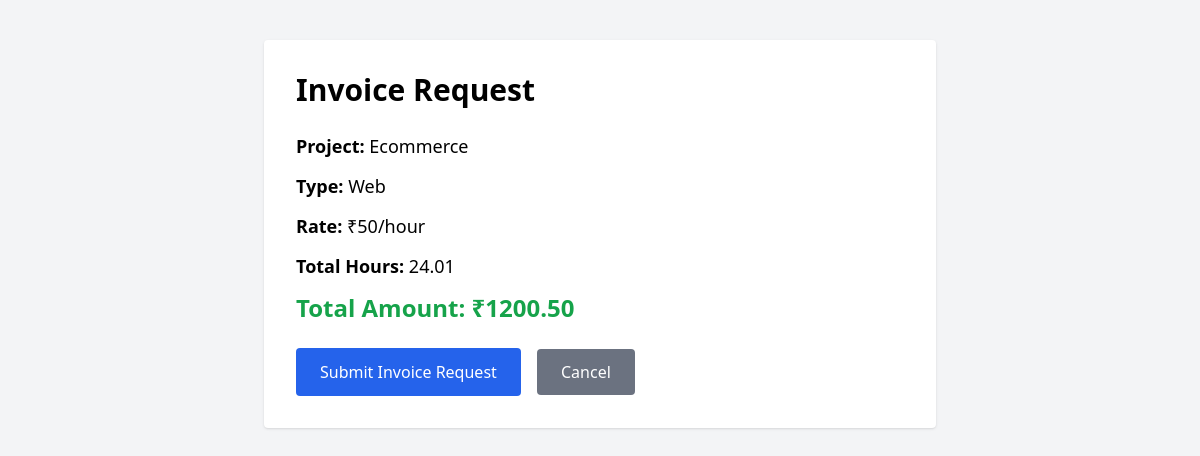
Screenshot of /invoice_request/1 (signed in) with the database file from the repository.
### tables this page shows
CREATE TABLE projects(
        id INTEGER PRIMARY KEY AUTOINCREMENT,
        name TEXT,
        type TEXT,
        rate INTEGER,
        status TEXT,
        user_id INTEGER
    , created_at TIMESTAMP, deadline TEXT, description TEXT);

### app.py (the view, shortened to what this page needs)
@app.route("/invoice_request/<int:project_id>", methods=["GET", "POST"])
@freelancer_required
def invoice_request(project_id):
    user_id = session["user_id"]
    conn = get_db_connection()
    project = conn.execute(
        "SELECT * FROM projects WHERE id=? AND user_id=?",
        (project_id, user_id)
    ).fetchone()
    if not project:
        close_db_connection(conn)
        return "Project not found", 404
    total_hours_result = conn.execute(
        "SELECT IFNULL(SUM(hours), 0) as total FROM time_logs WHERE project_id=? AND user_id=?",
        (project_id, user_id)
    ).fetchone()
    total_hours = float(total_hours_result["total"] or 0)
    total_amount = total_hours * float(project["rate"])
    close_db_connection(conn)
    return render_template(
        "invoice_request.html",
        project=project,
        hours=total_hours,
        total=total_amount
    )

### app.py (called while the page is built)
def freelancer_required(f):
    @wraps(f)
    def decorated_function(*args, **kwargs):
        if "user_id" not in session:
            return redirect("/login")
        if session.get("role") != "freelancer":
            return "Access Denied", 403
        return f(*args, **kwargs)
    return decorated_function

### database.py (called while the page is built)
def get_db_connection():
    conn = sqlite3.connect(DATABASE_PATH)
    conn.row_factory = sqlite3.Row
    return conn

def close_db_connection(conn):
    if conn:
        conn.close()

### templates/invoice_request.html (shortened to what this page needs)
<!DOCTYPE html>
<html>
<head>
    <script src="https://cdn.tailwindcss.com"></script>
</head>
<body class="bg-gray-100 p-10">
<div class="max-w-2xl mx-auto bg-white p-8 rounded shadow">
    <h1 class="text-3xl font-bold mb-6">
        Invoice Request
    </h1>
    <div class="space-y-3 text-lg mb-6">
        <p><strong>Project:</strong> {{ project.name }}</p>
        <p><strong>Type:</strong> {{ project.type }}</p>
        <p><strong>Rate:</strong> ₹{{ project.rate }}/hour</p>
        <p><strong>Total Hours:</strong> {{ "%.2f"|format(hours) }}</p>
        <p class="text-2xl font-bold text-green-600">
            Total Amount: ₹{{ "%.2f"|format(total) }}
        </p>
    </div>
    <form method="POST">
        <button class="bg-blue-600 text-white px-6 py-3 rounded hover:bg-blue-700">
            Submit Invoice Request
        </button>
        <a href="/projects" class="ml-3 bg-gray-500 text-white px-6 py-3 rounded">
            Cancel
        </a>
    </form>
</div>
</body>
</html>

### rows the page displays
projects: name "Ecommerce", type "Web", rate "50"

### other values shown
{{ "%.2f"|format(hours) }} "24.01"
{{ "%.2f"|format(total) }} "1200.50"
